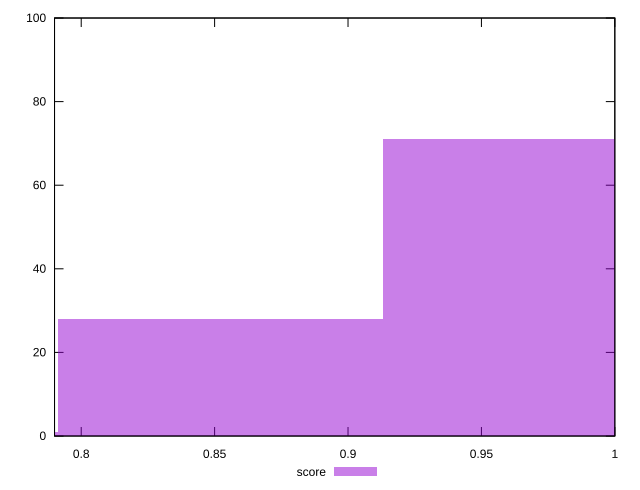

gnuplot code for this plot:
reset

$score <<EOF
0.852187629578841 28
0.9739287195186754 71
0.7304465396390065 1
EOF

set key outside below
set boxwidth 0.12174108993983443
set xrange [0.79:1]
set yrange [0:100]
set trange [0:100]
set style fill transparent solid 0.5 noborder
set terminal svg size 640, 490 enhanced background rgb 'white'
set output "reprap/unminified-css/samples/pages+cached+noexternal+nomedia+nocss/score/histogram.svg"

plot $score title "score" with boxes

reset
